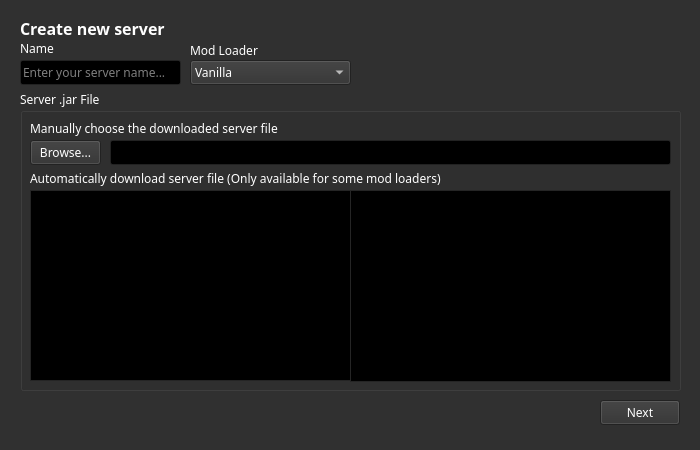
<?xml version="1.0" encoding="UTF-8"?>
<ui version="4.0">
 <class>CreateServerPage</class>
 <widget class="QWidget" name="CreateServerPage">
  <property name="geometry">
   <rect>
    <x>0</x>
    <y>0</y>
    <width>700</width>
    <height>450</height>
   </rect>
  </property>
  <property name="sizePolicy">
   <sizepolicy hsizetype="Maximum" vsizetype="Maximum">
    <horstretch>0</horstretch>
    <verstretch>0</verstretch>
   </sizepolicy>
  </property>
  <property name="palette">
   <palette>
    <active>
     <colorrole role="WindowText">
      <brush brushstyle="SolidPattern">
       <color alpha="255">
        <red>255</red>
        <green>255</green>
        <blue>255</blue>
       </color>
      </brush>
     </colorrole>
     <colorrole role="Button">
      <brush brushstyle="SolidPattern">
       <color alpha="255">
        <red>48</red>
        <green>48</green>
        <blue>48</blue>
       </color>
      </brush>
     </colorrole>
     <colorrole role="Light">
      <brush brushstyle="SolidPattern">
       <color alpha="255">
        <red>72</red>
        <green>72</green>
        <blue>72</blue>
       </color>
      </brush>
     </colorrole>
     <colorrole role="Midlight">
      <brush brushstyle="SolidPattern">
       <color alpha="255">
        <red>60</red>
        <green>60</green>
        <blue>60</blue>
       </color>
      </brush>
     </colorrole>
     <colorrole role="Dark">
      <brush brushstyle="SolidPattern">
       <color alpha="255">
        <red>24</red>
        <green>24</green>
        <blue>24</blue>
       </color>
      </brush>
     </colorrole>
     <colorrole role="Mid">
      <brush brushstyle="SolidPattern">
       <color alpha="255">
        <red>204</red>
        <green>204</green>
        <blue>204</blue>
       </color>
      </brush>
     </colorrole>
     <colorrole role="Text">
      <brush brushstyle="SolidPattern">
       <color alpha="255">
        <red>255</red>
        <green>255</green>
        <blue>255</blue>
       </color>
      </brush>
     </colorrole>
     <colorrole role="BrightText">
      <brush brushstyle="SolidPattern">
       <color alpha="255">
        <red>255</red>
        <green>255</green>
        <blue>255</blue>
       </color>
      </brush>
     </colorrole>
     <colorrole role="ButtonText">
      <brush brushstyle="SolidPattern">
       <color alpha="255">
        <red>255</red>
        <green>255</green>
        <blue>255</blue>
       </color>
      </brush>
     </colorrole>
     <colorrole role="Base">
      <brush brushstyle="SolidPattern">
       <color alpha="255">
        <red>0</red>
        <green>0</green>
        <blue>0</blue>
       </color>
      </brush>
     </colorrole>
     <colorrole role="Window">
      <brush brushstyle="SolidPattern">
       <color alpha="255">
        <red>48</red>
        <green>48</green>
        <blue>48</blue>
       </color>
      </brush>
     </colorrole>
     <colorrole role="Shadow">
      <brush brushstyle="SolidPattern">
       <color alpha="255">
        <red>0</red>
        <green>0</green>
        <blue>0</blue>
       </color>
      </brush>
     </colorrole>
     <colorrole role="AlternateBase">
      <brush brushstyle="SolidPattern">
       <color alpha="255">
        <red>24</red>
        <green>24</green>
        <blue>24</blue>
       </color>
      </brush>
     </colorrole>
     <colorrole role="ToolTipBase">
      <brush brushstyle="SolidPattern">
       <color alpha="255">
        <red>255</red>
        <green>255</green>
        <blue>220</blue>
       </color>
      </brush>
     </colorrole>
     <colorrole role="ToolTipText">
      <brush brushstyle="SolidPattern">
       <color alpha="255">
        <red>0</red>
        <green>0</green>
        <blue>0</blue>
       </color>
      </brush>
     </colorrole>
     <colorrole role="PlaceholderText">
      <brush brushstyle="SolidPattern">
       <color alpha="127">
        <red>255</red>
        <green>255</green>
        <blue>255</blue>
       </color>
      </brush>
     </colorrole>
     <colorrole role="Accent">
      <brush brushstyle="SolidPattern">
       <color alpha="255">
        <red>0</red>
        <green>0</green>
        <blue>0</blue>
       </color>
      </brush>
     </colorrole>
    </active>
    <inactive>
     <colorrole role="WindowText">
      <brush brushstyle="SolidPattern">
       <color alpha="255">
        <red>255</red>
        <green>255</green>
        <blue>255</blue>
       </color>
      </brush>
     </colorrole>
     <colorrole role="Button">
      <brush brushstyle="SolidPattern">
       <color alpha="255">
        <red>48</red>
        <green>48</green>
        <blue>48</blue>
       </color>
      </brush>
     </colorrole>
     <colorrole role="Light">
      <brush brushstyle="SolidPattern">
       <color alpha="255">
        <red>72</red>
        <green>72</green>
        <blue>72</blue>
       </color>
      </brush>
     </colorrole>
     <colorrole role="Midlight">
      <brush brushstyle="SolidPattern">
       <color alpha="255">
        <red>60</red>
        <green>60</green>
        <blue>60</blue>
       </color>
      </brush>
     </colorrole>
     <colorrole role="Dark">
      <brush brushstyle="SolidPattern">
       <color alpha="255">
        <red>24</red>
        <green>24</green>
        <blue>24</blue>
       </color>
      </brush>
     </colorrole>
     <colorrole role="Mid">
      <brush brushstyle="SolidPattern">
       <color alpha="255">
        <red>204</red>
        <green>204</green>
        <blue>204</blue>
       </color>
      </brush>
     </colorrole>
     <colorrole role="Text">
      <brush brushstyle="SolidPattern">
       <color alpha="255">
        <red>255</red>
        <green>255</green>
        <blue>255</blue>
       </color>
      </brush>
     </colorrole>
     <colorrole role="BrightText">
      <brush brushstyle="SolidPattern">
       <color alpha="255">
        <red>255</red>
        <green>255</green>
        <blue>255</blue>
       </color>
      </brush>
     </colorrole>
     <colorrole role="ButtonText">
      <brush brushstyle="SolidPattern">
       <color alpha="255">
        <red>255</red>
        <green>255</green>
        <blue>255</blue>
       </color>
      </brush>
     </colorrole>
     <colorrole role="Base">
      <brush brushstyle="SolidPattern">
       <color alpha="255">
        <red>0</red>
        <green>0</green>
        <blue>0</blue>
       </color>
      </brush>
     </colorrole>
     <colorrole role="Window">
      <brush brushstyle="SolidPattern">
       <color alpha="255">
        <red>48</red>
        <green>48</green>
        <blue>48</blue>
       </color>
      </brush>
     </colorrole>
     <colorrole role="Shadow">
      <brush brushstyle="SolidPattern">
       <color alpha="255">
        <red>0</red>
        <green>0</green>
        <blue>0</blue>
       </color>
      </brush>
     </colorrole>
     <colorrole role="AlternateBase">
      <brush brushstyle="SolidPattern">
       <color alpha="255">
        <red>24</red>
        <green>24</green>
        <blue>24</blue>
       </color>
      </brush>
     </colorrole>
     <colorrole role="ToolTipBase">
      <brush brushstyle="SolidPattern">
       <color alpha="255">
        <red>255</red>
        <green>255</green>
        <blue>220</blue>
       </color>
      </brush>
     </colorrole>
     <colorrole role="ToolTipText">
      <brush brushstyle="SolidPattern">
       <color alpha="255">
        <red>0</red>
        <green>0</green>
        <blue>0</blue>
       </color>
      </brush>
     </colorrole>
     <colorrole role="PlaceholderText">
      <brush brushstyle="SolidPattern">
       <color alpha="127">
        <red>255</red>
        <green>255</green>
        <blue>255</blue>
       </color>
      </brush>
     </colorrole>
     <colorrole role="Accent">
      <brush brushstyle="SolidPattern">
       <color alpha="255">
        <red>0</red>
        <green>0</green>
        <blue>0</blue>
       </color>
      </brush>
     </colorrole>
    </inactive>
    <disabled>
     <colorrole role="WindowText">
      <brush brushstyle="SolidPattern">
       <color alpha="255">
        <red>24</red>
        <green>24</green>
        <blue>24</blue>
       </color>
      </brush>
     </colorrole>
     <colorrole role="Button">
      <brush brushstyle="SolidPattern">
       <color alpha="255">
        <red>48</red>
        <green>48</green>
        <blue>48</blue>
       </color>
      </brush>
     </colorrole>
     <colorrole role="Light">
      <brush brushstyle="SolidPattern">
       <color alpha="255">
        <red>72</red>
        <green>72</green>
        <blue>72</blue>
       </color>
      </brush>
     </colorrole>
     <colorrole role="Midlight">
      <brush brushstyle="SolidPattern">
       <color alpha="255">
        <red>60</red>
        <green>60</green>
        <blue>60</blue>
       </color>
      </brush>
     </colorrole>
     <colorrole role="Dark">
      <brush brushstyle="SolidPattern">
       <color alpha="255">
        <red>24</red>
        <green>24</green>
        <blue>24</blue>
       </color>
      </brush>
     </colorrole>
     <colorrole role="Mid">
      <brush brushstyle="SolidPattern">
       <color alpha="255">
        <red>204</red>
        <green>204</green>
        <blue>204</blue>
       </color>
      </brush>
     </colorrole>
     <colorrole role="Text">
      <brush brushstyle="SolidPattern">
       <color alpha="255">
        <red>24</red>
        <green>24</green>
        <blue>24</blue>
       </color>
      </brush>
     </colorrole>
     <colorrole role="BrightText">
      <brush brushstyle="SolidPattern">
       <color alpha="255">
        <red>255</red>
        <green>255</green>
        <blue>255</blue>
       </color>
      </brush>
     </colorrole>
     <colorrole role="ButtonText">
      <brush brushstyle="SolidPattern">
       <color alpha="255">
        <red>24</red>
        <green>24</green>
        <blue>24</blue>
       </color>
      </brush>
     </colorrole>
     <colorrole role="Base">
      <brush brushstyle="SolidPattern">
       <color alpha="255">
        <red>48</red>
        <green>48</green>
        <blue>48</blue>
       </color>
      </brush>
     </colorrole>
     <colorrole role="Window">
      <brush brushstyle="SolidPattern">
       <color alpha="255">
        <red>48</red>
        <green>48</green>
        <blue>48</blue>
       </color>
      </brush>
     </colorrole>
     <colorrole role="Shadow">
      <brush brushstyle="SolidPattern">
       <color alpha="255">
        <red>0</red>
        <green>0</green>
        <blue>0</blue>
       </color>
      </brush>
     </colorrole>
     <colorrole role="AlternateBase">
      <brush brushstyle="SolidPattern">
       <color alpha="255">
        <red>48</red>
        <green>48</green>
        <blue>48</blue>
       </color>
      </brush>
     </colorrole>
     <colorrole role="ToolTipBase">
      <brush brushstyle="SolidPattern">
       <color alpha="255">
        <red>255</red>
        <green>255</green>
        <blue>220</blue>
       </color>
      </brush>
     </colorrole>
     <colorrole role="ToolTipText">
      <brush brushstyle="SolidPattern">
       <color alpha="255">
        <red>0</red>
        <green>0</green>
        <blue>0</blue>
       </color>
      </brush>
     </colorrole>
     <colorrole role="PlaceholderText">
      <brush brushstyle="SolidPattern">
       <color alpha="127">
        <red>24</red>
        <green>24</green>
        <blue>24</blue>
       </color>
      </brush>
     </colorrole>
     <colorrole role="Accent">
      <brush brushstyle="SolidPattern">
       <color alpha="255">
        <red>34</red>
        <green>34</green>
        <blue>34</blue>
       </color>
      </brush>
     </colorrole>
    </disabled>
   </palette>
  </property>
  <property name="font">
   <font>
    <family>Noto Sans</family>
   </font>
  </property>
  <property name="windowTitle">
   <string>Create new server</string>
  </property>
  <widget class="QLabel" name="label">
   <property name="geometry">
    <rect>
     <x>20</x>
     <y>20</y>
     <width>151</width>
     <height>16</height>
    </rect>
   </property>
   <property name="font">
    <font>
     <family>Noto Sans</family>
     <pointsize>12</pointsize>
     <bold>true</bold>
    </font>
   </property>
   <property name="text">
    <string>Create new server</string>
   </property>
  </widget>
  <widget class="QPushButton" name="nextBtn">
   <property name="geometry">
    <rect>
     <x>600</x>
     <y>400</y>
     <width>80</width>
     <height>25</height>
    </rect>
   </property>
   <property name="text">
    <string>Next</string>
   </property>
  </widget>
  <widget class="QLineEdit" name="serverName">
   <property name="geometry">
    <rect>
     <x>20</x>
     <y>60</y>
     <width>161</width>
     <height>25</height>
    </rect>
   </property>
   <property name="placeholderText">
    <string>Enter your server name...</string>
   </property>
  </widget>
  <widget class="QLabel" name="label_2">
   <property name="geometry">
    <rect>
     <x>20</x>
     <y>40</y>
     <width>54</width>
     <height>17</height>
    </rect>
   </property>
   <property name="text">
    <string>Name</string>
   </property>
  </widget>
  <widget class="QComboBox" name="loaderChoice">
   <property name="geometry">
    <rect>
     <x>190</x>
     <y>60</y>
     <width>161</width>
     <height>25</height>
    </rect>
   </property>
   <item>
    <property name="text">
     <string>Vanilla</string>
    </property>
    <property name="icon">
     <iconset resource="resource.qrc">
      <normaloff>:/imgs/icons/minecraft_logo.svg</normaloff>:/imgs/icons/minecraft_logo.svg</iconset>
    </property>
   </item>
   <item>
    <property name="text">
     <string>Paper</string>
    </property>
    <property name="icon">
     <iconset resource="resource.qrc">
      <normaloff>:/imgs/icons/papermc-logomark.png</normaloff>:/imgs/icons/papermc-logomark.png</iconset>
    </property>
   </item>
   <item>
    <property name="text">
     <string>Purpur</string>
    </property>
    <property name="icon">
     <iconset resource="resource.qrc">
      <normaloff>:/imgs/icons/purpur.svg</normaloff>:/imgs/icons/purpur.svg</iconset>
    </property>
   </item>
   <item>
    <property name="text">
     <string>NeoForge</string>
    </property>
    <property name="icon">
     <iconset resource="resource.qrc">
      <normaloff>:/imgs/icons/NeoForged.png</normaloff>:/imgs/icons/NeoForged.png</iconset>
    </property>
   </item>
   <item>
    <property name="text">
     <string>Velocity</string>
    </property>
    <property name="icon">
     <iconset resource="resource.qrc">
      <normaloff>:/imgs/icons/velocity-blue.svg</normaloff>:/imgs/icons/velocity-blue.svg</iconset>
    </property>
   </item>
   <item>
    <property name="text">
     <string>BungeeCord</string>
    </property>
    <property name="icon">
     <iconset resource="resource.qrc">
      <normaloff>:/imgs/icons/cloud-network.svg</normaloff>:/imgs/icons/cloud-network.svg</iconset>
    </property>
   </item>
   <item>
    <property name="text">
     <string>Fabric</string>
    </property>
   </item>
   <item>
    <property name="text">
     <string>Forge</string>
    </property>
   </item>
  </widget>
  <widget class="QLabel" name="label_3">
   <property name="geometry">
    <rect>
     <x>190</x>
     <y>40</y>
     <width>81</width>
     <height>21</height>
    </rect>
   </property>
   <property name="text">
    <string>Mod Loader</string>
   </property>
  </widget>
  <widget class="QGroupBox" name="serverFileGroupBox">
   <property name="geometry">
    <rect>
     <x>20</x>
     <y>90</y>
     <width>661</width>
     <height>301</height>
    </rect>
   </property>
   <property name="title">
    <string>Server .jar File</string>
   </property>
   <widget class="QLabel" name="label_4">
    <property name="geometry">
     <rect>
      <x>10</x>
      <y>30</y>
      <width>251</width>
      <height>17</height>
     </rect>
    </property>
    <property name="text">
     <string>Manually choose the downloaded server file</string>
    </property>
   </widget>
   <widget class="QLineEdit" name="jarFileLocation">
    <property name="geometry">
     <rect>
      <x>90</x>
      <y>50</y>
      <width>561</width>
      <height>25</height>
     </rect>
    </property>
   </widget>
   <widget class="QPushButton" name="browseFileBtn">
    <property name="geometry">
     <rect>
      <x>10</x>
      <y>50</y>
      <width>71</width>
      <height>25</height>
     </rect>
    </property>
    <property name="text">
     <string>Browse...</string>
    </property>
   </widget>
   <widget class="QListWidget" name="minecraftVersionList">
    <property name="geometry">
     <rect>
      <x>10</x>
      <y>100</y>
      <width>321</width>
      <height>191</height>
     </rect>
    </property>
   </widget>
   <widget class="QLabel" name="label_5">
    <property name="geometry">
     <rect>
      <x>10</x>
      <y>80</y>
      <width>421</width>
      <height>17</height>
     </rect>
    </property>
    <property name="text">
     <string>Automatically download server file (Only available for some mod loaders)</string>
    </property>
   </widget>
   <widget class="QListWidget" name="buildList">
    <property name="geometry">
     <rect>
      <x>330</x>
      <y>100</y>
      <width>321</width>
      <height>192</height>
     </rect>
    </property>
   </widget>
  </widget>
 </widget>
 <resources>
  <include location="resource.qrc"/>
 </resources>
 <connections/>
</ui>
